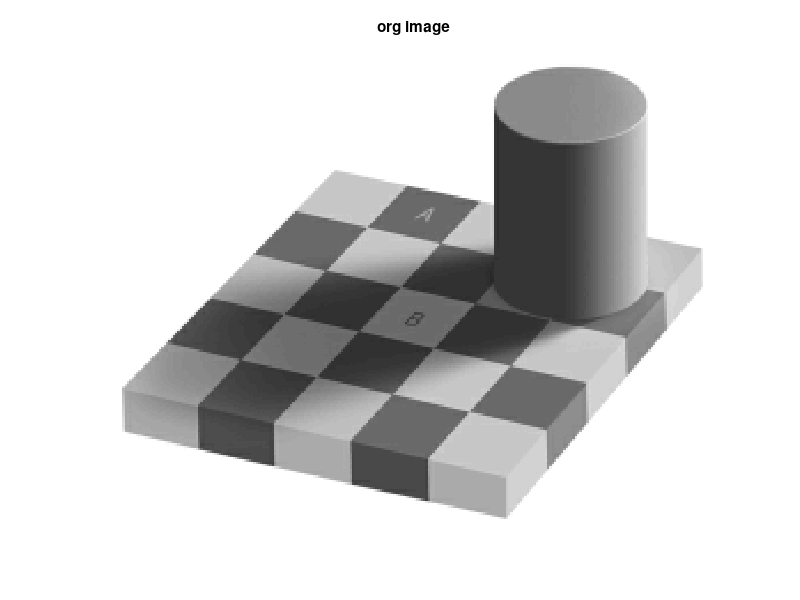

This figure's MATLAB source: (Note: this script raises an error after producing the figure.)
function q9
    
    load('checkerShadow.mat');
    figure;
    imshow(im1,[0 1])
    title('org image')

    % Verify that indeed the two checks have exactly the same intensity
    disp('Intensities at (y1,x1), (y2,x2):');
    disp([im1(y1,x1) im1(y2,x2)])
    

    T_lst = [0.02, 0.07, 0.2];
    for i = 1:length(T_lst)
        T = T_lst(i);
        %T =  0.07;
        [R, L] = do_retinex(im1,T);
        disp('calculated reflectance of the two checks, T is:');
        disp(T)
        disp([R(y1,x1) R(y2,x2)])
        figure;
        imshow(R)
        title_str = sprintf('R, T= %.2f' ,T);
        title(title_str);

    end

end

